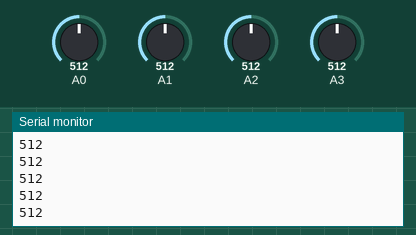
Recording of a sketch running on a simulated Arduino Uno, built with avr-gcc and run on an emulated ATmega328P. On the bench: the last lines printed to the serial monitor. Inputs (shaded band) come from the test bench; at power-on: A0 = 512, A1 = 512, A2 = 512, A3 = 512.

Above: at 1.2 s.
1.3 s: A0 set to 716
At 2.0 s:
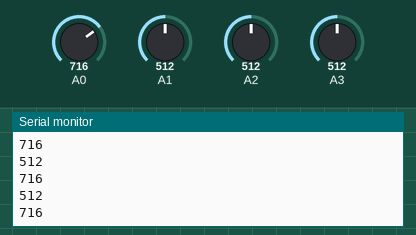
2.8 s: A1 set to 716
At 3.6 s:
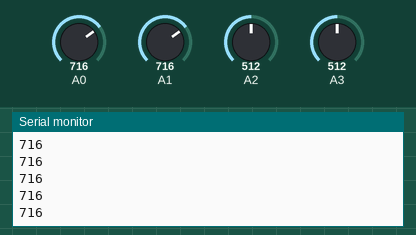
4.3 s: A0 set to 992
At 5.2 s:
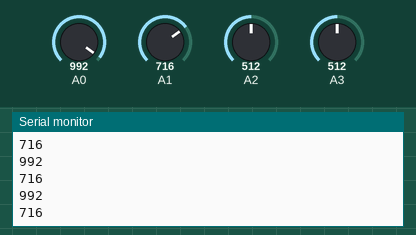
5.8 s: A1 set to 306
At 6.7 s:
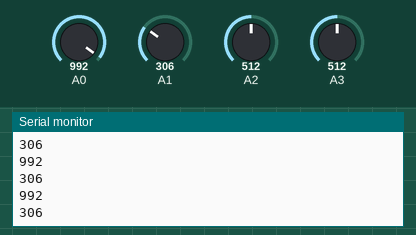
Timing chart, 0 to 8.3 s (numbered marks = the images above; inputs shaded):
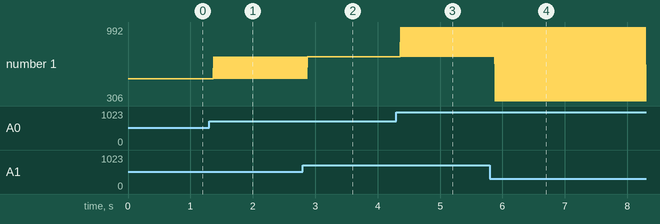

The sketch:

GamePortTest.ino
```cpp
int button1 = 0;

void setup() {
  // put your setup code here, to run once:
  Serial.begin(9600);

  pinMode(A0, INPUT);
  pinMode(A1, INPUT);
  pinMode(A2, INPUT);
  pinMode(A3, INPUT);
  pinMode(A4, INPUT);
  pinMode(A5, INPUT);
}

void loop() {
  // put your main code here, to run repeatedly:

  int d1 = analogRead(A2);
  int d2 = analogRead(A3);

  int x1 = analogRead(A0);
  int y1 = analogRead(A1);

  if(d1 > 40) button1 = 0;
  if(d1 == 0) button1 = 1;

  Serial.println(x1);
  Serial.println();
  Serial.println(y1);
  //Serial.println(d2);
  //Serial.println(d3);
  //Serial.println(d4);

//  Serial.println("###########################");
//
//  Serial.print("Button One: ");
//  Serial.println(d1);
//  Serial.print("Button Two: ");
//  Serial.println(d2);
//  Serial.print("Button Three: ");
//  Serial.println(d3);
//  Serial.print("Button Four: ");
//  Serial.println(d4);
//
//  Serial.print("Joy One X");
//  Serial.println(x1);
//  Serial.print("Joy One Y");
//  Serial.println(y1);
//
//  Serial.print("Joy Two X");
//  Serial.println(x2);
//  Serial.print("Joy Two Y");
//  Serial.println(y2);

  //delay(2000);
}
```

Measured:
- after the input at 1.3 s, the serial monitor: prints a new line after 0.07 s (image 1)
- after the input at 4.3 s, the serial monitor: prints a new line after 0.07 s (image 3)
- after the input at 5.8 s, the serial monitor: prints a new line after 0.09 s (image 4)
- plotted number 1: 512 → 716 after the input at 1.3 s, 716 → 306 after the input at 5.8 s
